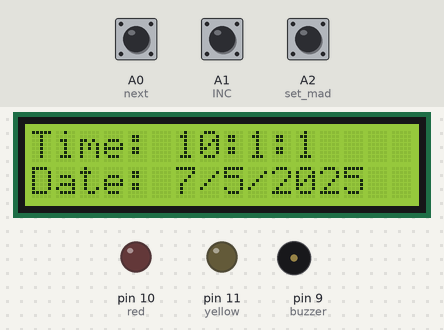
Bench run of a sketch on a simulated Arduino Uno, built with avr-gcc and run on an emulated ATmega328P. Shown: 16×2 character LCD, output pins drawn as LEDs (lit = HIGH), buzzer (waves = sounding, pin HIGH). Inputs (shaded band) come from the test bench; at power-on: A2 (set_mad) HIGH, A0 (next) LOW, A1 (INC) HIGH. The local clock reads 2024-03-15 10:24:30 at power-on unless the sketch sets it; EEPROM starts erased.

Above: at 3.2 s.
3.3 s: A2 (set_mad) pulled LOW for 0.25 s
At 3.9 s:
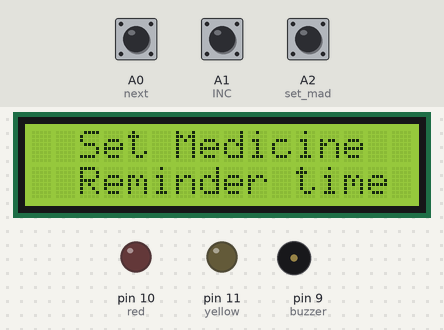
At 5.8 s:
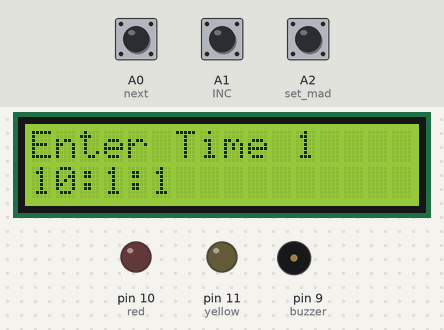
Timing chart, 0 to 7.3 s (numbered marks = the images above; inputs shaded):
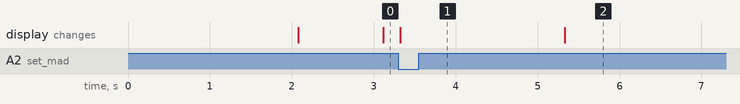

The sketch:

SMART_MEDICINE_SCHEDULER.ino
```cpp
#include <Wire.h>
#include <EEPROM.h>
#include <RTClib.h>
#include <LiquidCrystal.h>
LiquidCrystal lcd = LiquidCrystal(2, 3, 4, 5, 6, 7);
RTC_DS1307 RTC;
int temp, inc, hours1, minut, add = 11;
int next = A0;
int INC = A1;
int set_mad = A2;

#define buzzer 9
#define red 10
#define yellow 11
#define green 12

int HOUR, MINUT, SECOND;

void setup() {
  Wire.begin();
  RTC.begin();
  lcd.begin(16, 2);
  pinMode(INC, INPUT);
  pinMode(next, INPUT);
  pinMode(set_mad, INPUT);
  pinMode(buzzer, OUTPUT);
  pinMode(red, OUTPUT);
  pinMode(yellow, OUTPUT);
  pinMode(green, OUTPUT);
  digitalWrite(red, LOW);
  digitalWrite(yellow, LOW);
  pinMode(green, LOW);

  lcd.setCursor(0, 0);
  lcd.print("Medicine remainder");
  lcd.setCursor(0, 1);
  lcd.print(" Using Arduino  ");
  delay(2000);
  /*if (!RTC.isrunning()) {
    RTC.adjust(DateTime(__DATE__, __TIME__));
  }*/
   RTC.adjust(DateTime(2025, 5, 7, 10, 1, 0)); // Set current date & time (YYYY, MM, DD, HH, MM, SS)

  lcd.clear();
}

void loop() {
  int temp = 0, val = 1, temp4;
  DateTime now = RTC.now();
  if (digitalRead(set_mad) == 0) {
    lcd.setCursor(0, 0);
    lcd.print("  Set Medicine  ");
    lcd.setCursor(0, 1);
    lcd.print("  Reminder time ");
    delay(2000);
    lcd.clear();
    lcd.setCursor(0, 0);
    lcd.print("Enter Time 1");
    defualt();
    time(1);
    delay(1000);
    lcd.clear();
    lcd.setCursor(0, 0);
    lcd.print("Enter Time 2");
    defualt();
    delay(1000);
    time(2);
    lcd.clear();
    lcd.setCursor(0, 0);
    lcd.print("Enter Time 3");
    defualt();
    time(3);
    lcd.setCursor(0, 0);
    lcd.print("Medicin reminder");
    lcd.setCursor(0, 1);
    lcd.print("  Time Has Set  ");
  }
  lcd.clear();
  lcd.setCursor(0, 0);
  lcd.print("Time:");
  lcd.setCursor(6, 0);
  lcd.print(HOUR = now.hour(), DEC);
  lcd.print(":");
  lcd.print(MINUT = now.minute(), DEC);
  lcd.print(":");
  lcd.print(SECOND = now.second(), DEC);
  lcd.setCursor(0, 1);
  lcd.print("Date: ");
  lcd.print(now.day(), DEC);
  lcd.print("/");
  lcd.print(now.month(), DEC);
  lcd.print("/");
  lcd.print(now.year(), DEC);
  delay(200);
}

void defualt() {
  lcd.setCursor(0, 1);
  lcd.print(HOUR);
  lcd.print(":");
  lcd.print(MINUT);
  lcd.print(":");
  lcd.print(SECOND);
}
void time(int x) {
  int temp = 1, minuts = 0, hours = 0, seconds = 0;
  while (temp == 1) {
    if (digitalRead(INC) == 0) {
      HOUR++;
      if (HOUR == 24) {
      }
      while (digitalRead(INC) == 0)
        ;
    }
    lcd.clear();
    lcd.setCursor(0, 0);
    lcd.print("Enter Time ");
    lcd.print(x);
    lcd.setCursor(0, 1);
    lcd.print(HOUR);
    lcd.print(":");
    lcd.print(MINUT);
    lcd.print(":");
    lcd.print(SECOND);
    delay(100);
    if (digitalRead(next) == 0) {
      hours1 = HOUR;
      EEPROM.write(add++, hours1);
      temp = 2;
      while (digitalRead(next) == 0)
        ;
    }
  }
  while (temp == 2) {
    if (digitalRead(INC) == 0) {
      MINUT++;
      if (MINUT == 60) { MINUT = 0; }
      while (digitalRead(INC) == 0)
        ;
    }
    lcd.clear();
    lcd.setCursor(0, 0);
    lcd.print("Enter Time ");
    lcd.print(x);
    lcd.setCursor(0, 1);
    lcd.print(HOUR);
    lcd.print(":");
    lcd.print(MINUT);
    lcd.print(":");
    lcd.print(SECOND);
    delay(100);
    if (digitalRead(next) == 0) {
      minut = MINUT;
      EEPROM.write(add++, minut);
      temp = 0;
      while (digitalRead(next) == 0)
        ;
    }
  }
  delay(1000);
}
void match() {
  int tem[17];
  for (int i = 11; i < 17; i++) {
    tem[i] = EEPROM.read(i);
  }
  if (HOUR == tem[11] && MINUT == tem[12]) {
    beep();
    beep();
    beep();
    beep();
    lcd.setCursor(0, 0);
    lcd.print("  Take Group One  ");
    lcd.setCursor(0, 1);
    lcd.print("     Medicine     ");
    digitalWrite(red, HIGH);
    beep();
    beep();
    beep();
    beep();
    delay(10000);
    digitalWrite(red, LOW);
  }

  if (HOUR == tem[13] && MINUT == tem[14]) {
    beep();
    beep();
    beep();
    beep();
    lcd.setCursor(0, 0);
    lcd.print("  Take Group Two  ");
    lcd.setCursor(0, 1);
    lcd.print("     Medicine     ");
    digitalWrite(yellow, HIGH);
    beep();
    beep();
    beep();
    beep();
    delay(10000);
    digitalWrite(yellow, LOW);
  }


  if (HOUR == tem[15] && MINUT == tem[16]) {
    beep();
    beep();
    beep();
    beep();
    lcd.setCursor(0, 0);
    lcd.print("Take Group Three ");
    lcd.setCursor(0, 1);
    lcd.print("     Medicine    ");
    digitalWrite(green, HIGH);
    beep();
    beep();
    beep();
    beep();
    delay(10000);
    digitalWrite(green, LOW);
  }
}

void beep() {
  digitalWrite(buzzer, HIGH);
  delay(300);
  digitalWrite(buzzer, LOW);
  delay(300);
}
```

Measured:
- after the input at 3.3 s, the display: changes at once (image 1)
